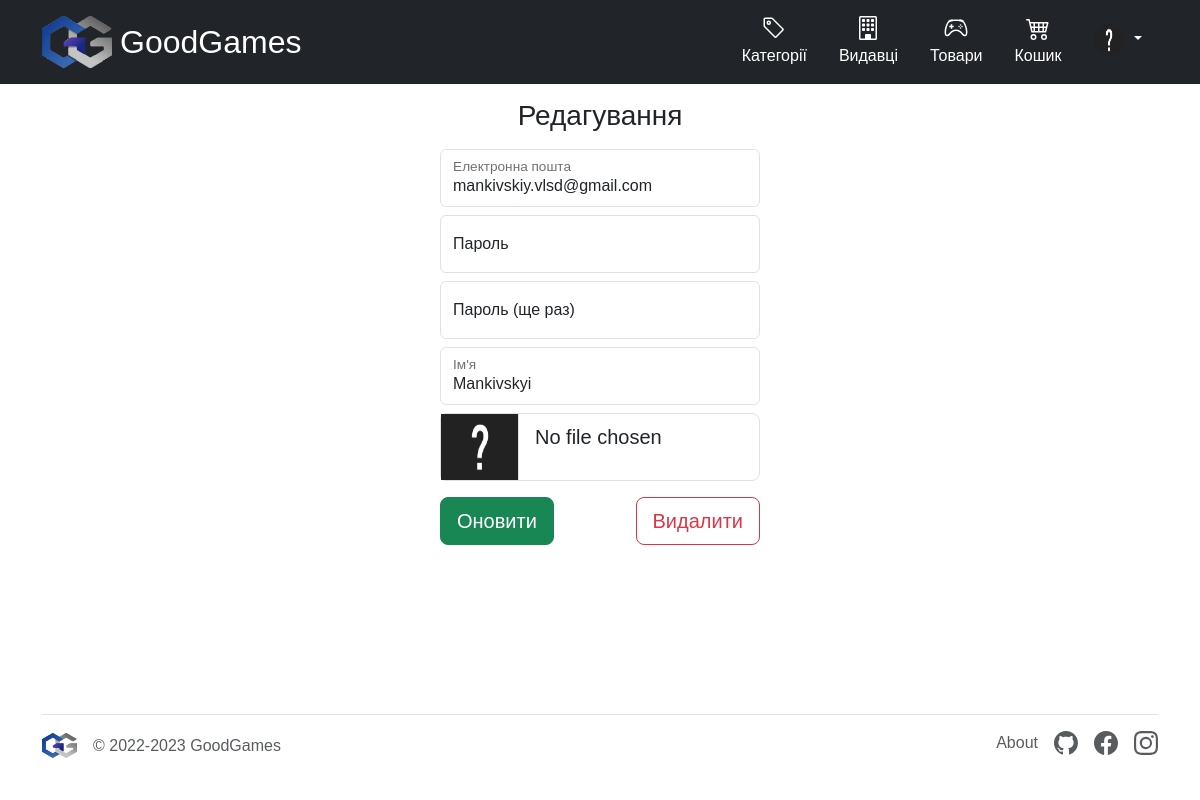
The page /user/edit/1 (signed in) on the database as committed earlier.
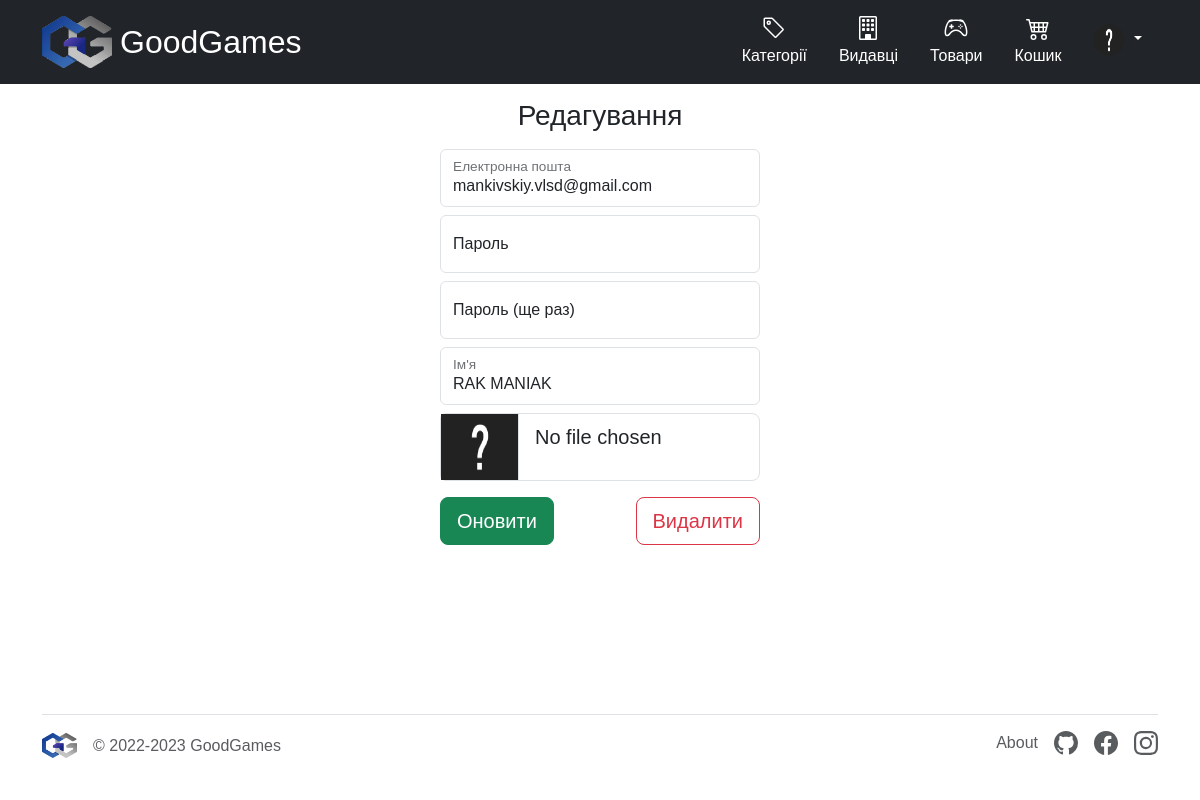
The same page on the database as committed later.
### tables this page shows
CREATE TABLE `user` (
  `id` int NOT NULL,
  `login` varchar(255) NOT NULL,
  `password` varchar(255) NOT NULL,
  `name` varchar(255) NOT NULL,
  `access_level` int NOT NULL DEFAULT '1',
  `photo` varchar(255) DEFAULT NULL
);

### core/Template.php (called while the page is built, shortened)
<?php
class Template
{
    protected $path;
    public function __construct($path)
    {
        $this->path = $path;
    }
    public function getHTML()
    {
        include($this->path);
        $html = ob_get_contents();
        return $html;
    }
}

### core/Controller.php (called while the page is built, shortened)
<?php
class Controller
{
    protected $viewPath;
    public function __construct()
    {
        $this->moduleName = \core\Core::getInstance()->app['moduleName'];
        $this->actionName = \core\Core::getInstance()->app['actionName'];
        $this->viewPath = "views/$this->moduleName/$this->actionName.php";
    }
    public function render($viewPath = null, $params = null)
    {
        if (empty($viewPath))
            $viewPath = $this->viewPath;
        $tpl = new Template($viewPath);
        if (!empty($params))
            $tpl->setParams($params);
        return $tpl->getHTML();
    }
}

### controllers/UserController.php (called while the page is built, shortened)
<?php
class UserController extends Controller
{
    public function editAction($params)
    {
        $id = intval($params[0] ?? null);
        $user = User::getUserById($id);
        if (Core::getInstance()->requestMethod == 'POST') {
            $_POST = Utils::trimArray($_POST);
            $errors = [];
            if (!filter_var($_POST['login'], FILTER_VALIDATE_EMAIL))
                $errors['login'] = 'Електронна пошта не введена';
            if (User::isEmailExists($_POST['login']) && $_POST['login'] != $user['login'])
                $errors['login'] = 'Така електронна пошта вже існує';
            if ($_POST['password'] != $_POST['password2'])
                $errors['password'] = 'Паролі не співпадають';
            if (empty($_POST['name']))
                $errors['name'] = "Ім'я не введене";
            if (count($errors) > 0) {
                $model = $_POST;
                $model['photo'] = $user['photo'];
                $model['id'] = $user['id'];
                return $this->render(null, [
                    'errors' => $errors,
                    'model' => $model,
                    'user' => $user
                ]);
            } else {
                if (!empty($_FILES['file']['tmp_name'])) {
                    $_POST['photo']['tmp_name'] = $_FILES['file']['tmp_name'];
                    $_POST['photo']['name'] = $_FILES['file']['name'];
                }
                if (empty($_POST['password']))
                    unset($_POST['password']);
                User::updateUser($id, $_POST);
                if (User::getCurrentAuthentificatedUser()['id'] == $id)
                    User::authentificateUser(User::getUserById($id));
                return $this->redirect("/user/index/$id");
            }
        } else
            return $this->render(
                null,
                [
                    'model' => Utils::deleteItemFromArray($user, $user['password'])
                ]
            );
    }
}

### index.php (called while the page is built, shortened)
<?php
spl_autoload_register(function ($className) {
    $path = $className . '.php';
});
$core = core\Core::getInstance();
$core->Initialize();
$core->Run();

### core/DB.php (called while the page is built, shortened)
<?php
class DB
{
    protected $pdo;
    public function __construct($hostname, $login, $password, $database)
    {
        $this->pdo = new \PDO("mysql:host=$hostname;dbname=$database", $login, $password);
    }
    public function select($tableName, $fieldList = "*", $conditionArray = null)
    {
        if (is_string($fieldList))
            $fieldListString = $fieldList;
        $wherePartString = "";
        if (is_array($conditionArray)) {
            foreach ($conditionArray as $key => $value) {
                $parts[] = "$key = :$key";
            }
            $wherePartString = "WHERE " . implode(' AND ', $parts);
        }
        $res = $this->pdo->prepare("SELECT $fieldListString FROM $tableName $wherePartString");
        $res->execute($conditionArray);
        return $res->fetchAll(\PDO::FETCH_ASSOC);
    }
}

### models/User.php (called while the page is built, shortened)
<?php
class User
{
    protected static $tableName = 'user';
    public static function getUserById($id)
    {
        $user = Core::getInstance()->db->select(
            self::$tableName,
            '*',
            ['id' => $id]
        );
        if (!empty($user))
            return $user[0];
        return null;
    }
}

### views/user/edit.php (the view, shortened to what the changed rows need)
<main class="form-signin w-100 m-auto">
    <form method="post" action="" enctype="multipart/form-data">
        <h1 class="h3 mb-3 fw-normal text-center">Редагування</h1>
        <div class="form-floating mb-2">
            <input type="email" class="form-control" name="login" id="login" value="<?= $model['login'] ?? null ?>"
                placeholder="name@example.com">
            <label for="login">Електронна пошта</label>
        </div>
        <div class="form-floating mb-2">
            <input type="text" class="form-control" name="name" id="name" value="<?= $model['name'] ?? null ?>"
                placeholder="Name">
            <label for="name">Ім'я</label>
        </div>
    </form>
</main>

Rows that differ between the two databases and show on the page:
changed user "mankivskiy.vlsd@gmail.com": name "Mankivskyi" → "RAK MANIAK"
